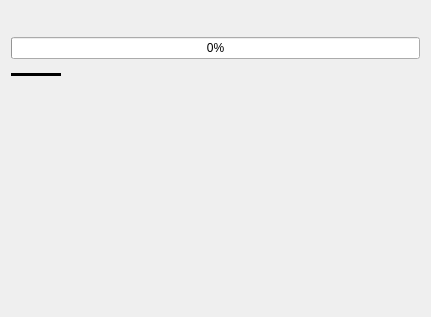
<?xml version="1.0" encoding="UTF-8"?>
<ui version="4.0">
 <class>Form</class>
 <widget class="QWidget" name="Form">
  <property name="geometry">
   <rect>
    <x>0</x>
    <y>0</y>
    <width>431</width>
    <height>317</height>
   </rect>
  </property>
  <property name="windowTitle">
   <string>Form</string>
  </property>
  <layout class="QGridLayout" name="gridLayout">
   <item row="0" column="0">
    <layout class="QVBoxLayout" name="vertical_layout">
     <item>
      <layout class="QHBoxLayout" name="layout_title">
       <item>
        <widget class="QLabel" name="label_title">
         <property name="font">
          <font>
           <pointsize>9</pointsize>
          </font>
         </property>
         <property name="text">
          <string>&lt;placeholderTitle&gt;</string>
         </property>
        </widget>
       </item>
       <item>
        <spacer name="horizontalSpacer">
         <property name="orientation">
          <enum>Qt::Horizontal</enum>
         </property>
         <property name="sizeHint" stdset="0">
          <size>
           <width>40</width>
           <height>20</height>
          </size>
         </property>
        </spacer>
       </item>
       <item>
        <widget class="QLabel" name="label_item">
         <property name="font">
          <font>
           <pointsize>9</pointsize>
          </font>
         </property>
         <property name="text">
          <string>&lt;placeholderItem&gt;</string>
         </property>
         <property name="alignment">
          <set>Qt::AlignRight|Qt::AlignTrailing|Qt::AlignVCenter</set>
         </property>
        </widget>
       </item>
      </layout>
     </item>
     <item>
      <widget class="QProgressBar" name="bar_item">
       <property name="value">
        <number>0</number>
       </property>
       <property name="textVisible">
        <bool>true</bool>
       </property>
       <property name="orientation">
        <enum>Qt::Horizontal</enum>
       </property>
       <property name="invertedAppearance">
        <bool>false</bool>
       </property>
      </widget>
     </item>
     <item>
      <layout class="QHBoxLayout" name="horizontalLayout">
       <item>
        <widget class="Line" name="line">
         <property name="minimumSize">
          <size>
           <width>50</width>
           <height>0</height>
          </size>
         </property>
         <property name="frameShadow">
          <enum>QFrame::Plain</enum>
         </property>
         <property name="lineWidth">
          <number>3</number>
         </property>
         <property name="midLineWidth">
          <number>0</number>
         </property>
         <property name="orientation">
          <enum>Qt::Horizontal</enum>
         </property>
        </widget>
       </item>
       <item>
        <spacer name="horizontalSpacer_2">
         <property name="orientation">
          <enum>Qt::Horizontal</enum>
         </property>
         <property name="sizeHint" stdset="0">
          <size>
           <width>40</width>
           <height>20</height>
          </size>
         </property>
        </spacer>
       </item>
      </layout>
     </item>
     <item>
      <spacer name="verticalSpacer">
       <property name="orientation">
        <enum>Qt::Vertical</enum>
       </property>
       <property name="sizeHint" stdset="0">
        <size>
         <width>20</width>
         <height>40</height>
        </size>
       </property>
      </spacer>
     </item>
    </layout>
   </item>
  </layout>
 </widget>
 <resources/>
 <connections/>
</ui>
